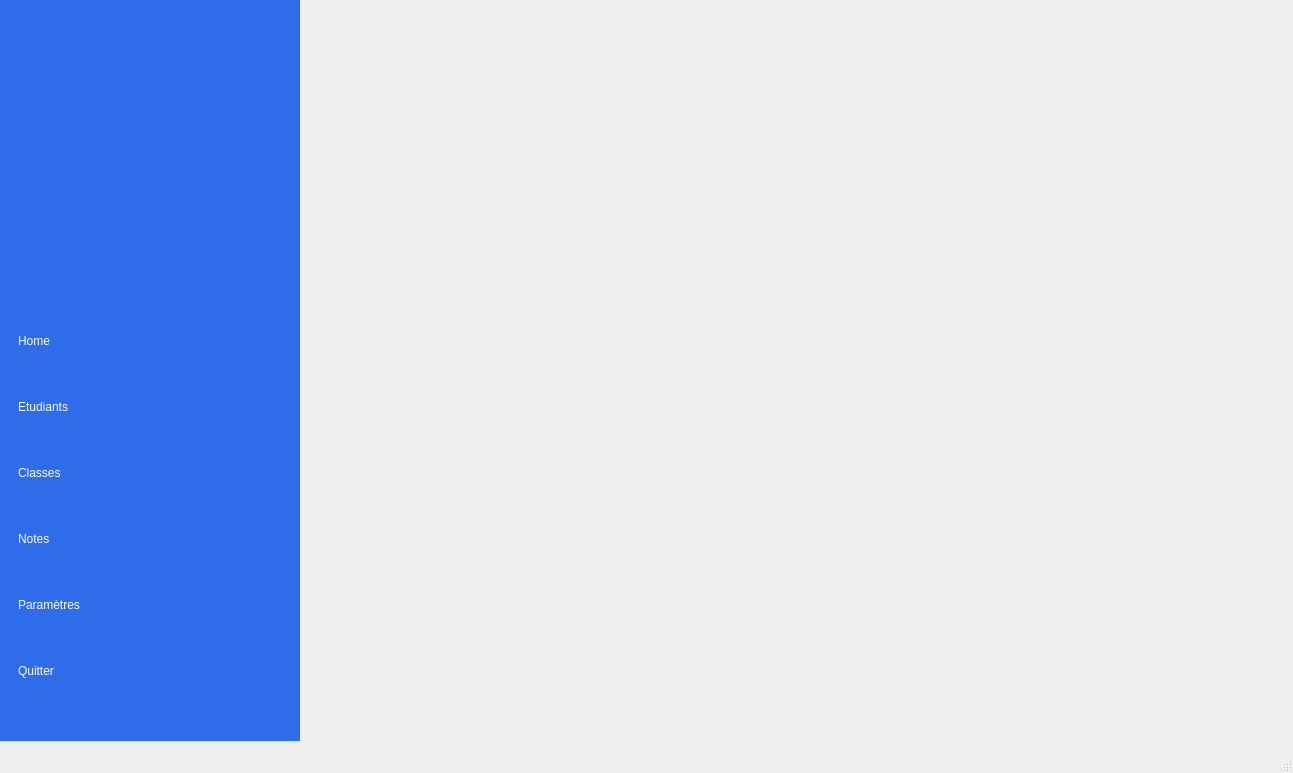
<?xml version="1.0" encoding="UTF-8"?>
<ui version="4.0">
 <class>MainWindow</class>
 <widget class="QMainWindow" name="MainWindow">
  <property name="geometry">
   <rect>
    <x>0</x>
    <y>0</y>
    <width>1293</width>
    <height>773</height>
   </rect>
  </property>
  <property name="windowTitle">
   <string>MainWindow</string>
  </property>
  <widget class="QWidget" name="centralwidget">
   <property name="styleSheet">
    <string notr="true"/>
   </property>
   <widget class="QWidget" name="horizontalLayoutWidget">
    <property name="geometry">
     <rect>
      <x>0</x>
      <y>0</y>
      <width>1281</width>
      <height>741</height>
     </rect>
    </property>
    <layout class="QHBoxLayout" name="horizontalLayout" stretch="1,3">
     <property name="spacing">
      <number>0</number>
     </property>
     <property name="sizeConstraint">
      <enum>QLayout::SetDefaultConstraint</enum>
     </property>
     <item>
      <widget class="QWidget" name="navigationWidget" native="true">
       <property name="maximumSize">
        <size>
         <width>300</width>
         <height>16777215</height>
        </size>
       </property>
       <property name="styleSheet">
        <string notr="true">QWidget {background-color: #2f6ce9; padding-top:0px;}
QPushButton {height: 60px;color: white; font: 75 16pt &quot;Aller&quot;;background: transparent;border:none; text-align: left; margin-left: 8px;}
QPushButton:hover {background-color: #ffaa05; border-radius: 4px;margin-left: 8px;padding: 8px;}

</string>
       </property>
       <widget class="QWidget" name="verticalLayoutWidget">
        <property name="geometry">
         <rect>
          <x>10</x>
          <y>10</y>
          <width>281</width>
          <height>691</height>
         </rect>
        </property>
        <layout class="QVBoxLayout" name="verticalLayout">
         <item>
          <widget class="QLabel" name="imgLabel">
           <property name="minimumSize">
            <size>
             <width>0</width>
             <height>200</height>
            </size>
           </property>
           <property name="text">
            <string/>
           </property>
           <property name="alignment">
            <set>Qt::AlignCenter</set>
           </property>
          </widget>
         </item>
         <item>
          <widget class="QPushButton" name="homeButton">
           <property name="text">
            <string>Home</string>
           </property>
           <property name="icon">
            <iconset resource="resources.qrc">
             <normaloff>:/icons/images/home.png</normaloff>:/icons/images/home.png</iconset>
           </property>
           <property name="iconSize">
            <size>
             <width>32</width>
             <height>32</height>
            </size>
           </property>
           <property name="flat">
            <bool>false</bool>
           </property>
          </widget>
         </item>
         <item>
          <widget class="QPushButton" name="etudiantsBtn">
           <property name="text">
            <string>Etudiants</string>
           </property>
           <property name="icon">
            <iconset resource="resources.qrc">
             <normaloff>:/icons/images/students.png</normaloff>:/icons/images/students.png</iconset>
           </property>
           <property name="iconSize">
            <size>
             <width>32</width>
             <height>32</height>
            </size>
           </property>
           <property name="flat">
            <bool>false</bool>
           </property>
          </widget>
         </item>
         <item>
          <widget class="QPushButton" name="klasseBtn">
           <property name="text">
            <string>Classes</string>
           </property>
           <property name="icon">
            <iconset resource="resources.qrc">
             <normaloff>:/icons/images/class.png</normaloff>:/icons/images/class.png</iconset>
           </property>
           <property name="iconSize">
            <size>
             <width>32</width>
             <height>32</height>
            </size>
           </property>
           <property name="flat">
            <bool>false</bool>
           </property>
          </widget>
         </item>
         <item>
          <widget class="QPushButton" name="notesBtn">
           <property name="text">
            <string>Notes</string>
           </property>
           <property name="icon">
            <iconset resource="resources.qrc">
             <normaloff>:/icons/images/notes.png</normaloff>:/icons/images/notes.png</iconset>
           </property>
           <property name="iconSize">
            <size>
             <width>38</width>
             <height>38</height>
            </size>
           </property>
           <property name="flat">
            <bool>false</bool>
           </property>
          </widget>
         </item>
         <item>
          <widget class="QPushButton" name="settingsButton">
           <property name="text">
            <string>Paramètres</string>
           </property>
           <property name="icon">
            <iconset resource="resources.qrc">
             <normaloff>:/icons/images/settings.png</normaloff>:/icons/images/settings.png</iconset>
           </property>
           <property name="iconSize">
            <size>
             <width>38</width>
             <height>38</height>
            </size>
           </property>
           <property name="flat">
            <bool>false</bool>
           </property>
          </widget>
         </item>
         <item>
          <widget class="QPushButton" name="exitButton">
           <property name="styleSheet">
            <string notr="true">QPushButton:hover {background-color: #fe5f55;}</string>
           </property>
           <property name="text">
            <string>Quitter</string>
           </property>
           <property name="icon">
            <iconset resource="resources.qrc">
             <normaloff>:/icons/images/quit.png</normaloff>:/icons/images/quit.png</iconset>
           </property>
           <property name="iconSize">
            <size>
             <width>32</width>
             <height>32</height>
            </size>
           </property>
           <property name="flat">
            <bool>false</bool>
           </property>
          </widget>
         </item>
        </layout>
       </widget>
      </widget>
     </item>
     <item>
      <widget class="QWidget" name="mainWidget" native="true">
       <property name="styleSheet">
        <string notr="true">/*QWidget{background-color: white}*/</string>
       </property>
      </widget>
     </item>
    </layout>
   </widget>
  </widget>
  <widget class="QStatusBar" name="statusbar"/>
 </widget>
 <resources>
  <include location="resources.qrc"/>
 </resources>
 <connections/>
</ui>
